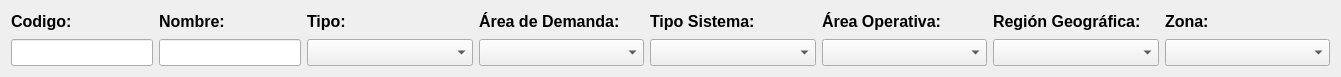
  <widget class="QWidget" name="">
   <property name="geometry">
    <rect>
     <x>11</x>
     <y>60</y>
     <width>1341</width>
     <height>77</height>
    </rect>
   </property>
   <layout class="QGridLayout" name="gridLayout">
    <property name="sizeConstraint">
     <enum>QLayout::SetMaximumSize</enum>
    </property>
    <item row="0" column="6">
     <widget class="QLabel" name="label_area_4">
      <property name="text">
       <string>&lt;html&gt;&lt;head/&gt;&lt;body&gt;&lt;p&gt;&lt;span style=&quot; font-size:12pt; font-weight:600;&quot;&gt;Área Operativa:&lt;/span&gt;&lt;/p&gt;&lt;/body&gt;&lt;/html&gt;</string>
      </property>
     </widget>
    </item>
    <item row="0" column="1">
     <widget class="QLabel" name="label_aquienVisita">
      <property name="text">
       <string>&lt;html&gt;&lt;head/&gt;&lt;body&gt;&lt;p&gt;&lt;span style=&quot; font-size:12pt; font-weight:600;&quot;&gt;Nombre:&lt;/span&gt;&lt;/p&gt;&lt;/body&gt;&lt;/html&gt;</string>
      </property>
     </widget>
    </item>
    <item row="0" column="7">
     <widget class="QLabel" name="label_area_5">
      <property name="text">
       <string>&lt;html&gt;&lt;head/&gt;&lt;body&gt;&lt;p&gt;&lt;span style=&quot; font-size:12pt; font-weight:600;&quot;&gt;Región Geográfica:&lt;/span&gt;&lt;/p&gt;&lt;/body&gt;&lt;/html&gt;</string>
      </property>
     </widget>
    </item>
    <item row="0" column="4">
     <widget class="QLabel" name="label_area">
      <property name="text">
       <string>&lt;html&gt;&lt;head/&gt;&lt;body&gt;&lt;p&gt;&lt;span style=&quot; font-size:12pt; font-weight:600;&quot;&gt;Área de Demanda:&lt;/span&gt;&lt;/p&gt;&lt;/body&gt;&lt;/html&gt;</string>
      </property>
     </widget>
    </item>
    <item row="0" column="5">
     <widget class="QLabel" name="label_area_3">
      <property name="text">
       <string>&lt;html&gt;&lt;head/&gt;&lt;body&gt;&lt;p&gt;&lt;span style=&quot; font-size:12pt; font-weight:600;&quot;&gt;Tipo Sistema:&lt;/span&gt;&lt;/p&gt;&lt;/body&gt;&lt;/html&gt;</string>
      </property>
     </widget>
    </item>
    <item row="0" column="8">
     <widget class="QLabel" name="label_fecha">
      <property name="text">
       <string>&lt;html&gt;&lt;head/&gt;&lt;body&gt;&lt;p&gt;&lt;span style=&quot; font-size:12pt; font-weight:600;&quot;&gt;Zona:&lt;/span&gt;&lt;/p&gt;&lt;/body&gt;&lt;/html&gt;</string>
      </property>
     </widget>
    </item>
    <item row="2" column="1">
     <widget class="QLineEdit" name="inputNombre">
      <property name="sizePolicy">
       <sizepolicy hsizetype="Fixed" vsizetype="Fixed">
        <horstretch>0</horstretch>
        <verstretch>0</verstretch>
       </sizepolicy>
      </property>
      <property name="font">
       <font>
        <pointsize>12</pointsize>
       </font>
      </property>
     </widget>
    </item>
    <item row="2" column="0">
     <widget class="QLineEdit" name="inputCodigo">
      <property name="sizePolicy">
       <sizepolicy hsizetype="Fixed" vsizetype="Fixed">
        <horstretch>0</horstretch>
        <verstretch>0</verstretch>
       </sizepolicy>
      </property>
      <property name="font">
       <font>
        <pointsize>12</pointsize>
       </font>
      </property>
     </widget>
    </item>
    <item row="2" column="2">
     <widget class="QComboBox" name="cbTipo">
      <property name="font">
       <font>
        <pointsize>12</pointsize>
       </font>
      </property>
      <property name="editable">
       <bool>false</bool>
      </property>
     </widget>
    </item>
    <item row="2" column="4">
     <widget class="QComboBox" name="cbDemanda">
      <property name="font">
       <font>
        <pointsize>12</pointsize>
       </font>
      </property>
      <property name="editable">
       <bool>false</bool>
      </property>
     </widget>
    </item>
    <item row="2" column="5">
     <widget class="QComboBox" name="cbTipoSistema">
      <property name="font">
       <font>
        <pointsize>12</pointsize>
       </font>
      </property>
      <property name="editable">
       <bool>false</bool>
      </property>
     </widget>
    </item>
    <item row="2" column="6">
     <widget class="QComboBox" name="cbAreaOperativa">
      <property name="font">
       <font>
        <pointsize>12</pointsize>
       </font>
      </property>
      <property name="editable">
       <bool>false</bool>
      </property>
     </widget>
    </item>
    <item row="2" column="7">
     <widget class="QComboBox" name="cbRegion">
      <property name="font">
       <font>
        <pointsize>12</pointsize>
       </font>
      </property>
      <property name="editable">
       <bool>false</bool>
      </property>
     </widget>
    </item>
    <item row="2" column="8">
     <widget class="QComboBox" name="cbZona">
      <property name="font">
       <font>
        <pointsize>12</pointsize>
       </font>
      </property>
      <property name="editable">
       <bool>false</bool>
      </property>
     </widget>
    </item>
    <item row="0" column="2">
     <widget class="QLabel" name="label_area_2">
      <property name="text">
       <string>&lt;html&gt;&lt;head/&gt;&lt;body&gt;&lt;p&gt;&lt;span style=&quot; font-size:12pt; font-weight:600;&quot;&gt;Tipo:&lt;/span&gt;&lt;/p&gt;&lt;/body&gt;&lt;/html&gt;</string>
      </property>
     </widget>
    </item>
    <item row="0" column="0">
     <widget class="QLabel" name="label_autoriza">
      <property name="text">
       <string>&lt;html&gt;&lt;head/&gt;&lt;body&gt;&lt;p&gt;&lt;span style=&quot; font-size:12pt; font-weight:600;&quot;&gt;Codigo:&lt;/span&gt;&lt;/p&gt;&lt;/body&gt;&lt;/html&gt;</string>
      </property>
      <property name="margin">
       <number>0</number>
      </property>
      <property name="indent">
       <number>0</number>
      </property>
     </widget>
    </item>
   </layout>
  </widget>
